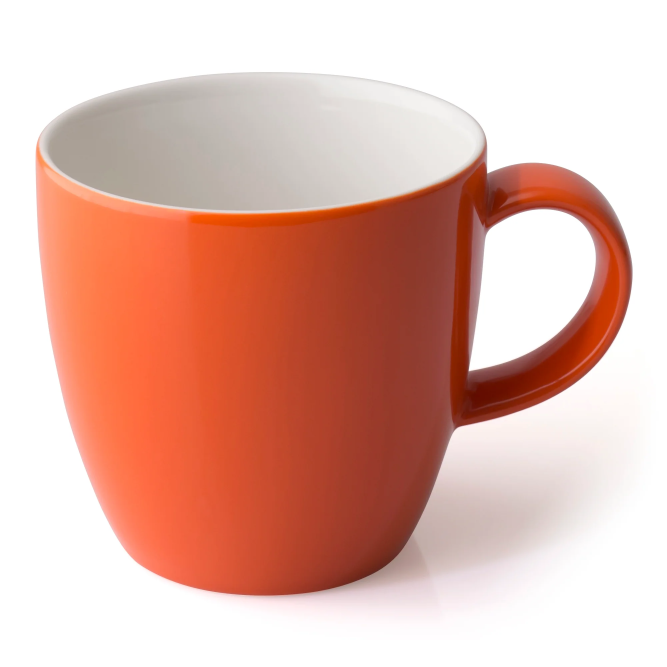
#> input picture red_cup.webp, 2000 x 2000 px (shown at 1/3 size)
$ python untitled3.py
#> lines starting #> are read from the running program, lines starting #| are printed output that depends on the picture; after the words box and inside, x2 and y2 are one past the last pixel; in counts of white or black regions, pixels touching at a corner belong together
#!/usr/bin/env python3
# -*- coding: utf-8 -*-
"""
Created on Sun Mar  9 23:01:32 2025

@author: cmalili
"""

# Question 4: Multiresolution blending using Gaussian/Laplacian pyramids

import cv2
import numpy as np
import matplotlib.pyplot as plt

# Question 4a: Loading images of a strawberry and mango
path_mango = "red_cup.webp"
path_strawberry = "blue_cup.webp"

mango = cv2.imread(path_mango)
#> mango is the input picture: shape (2000, 2000, 3); mean B, G, R 169.3, 181, 225.7
mango = cv2.cvtColor(mango, cv2.COLOR_BGR2RGB)
'''
mango = mango[400:,450:2550]
mango = cv2.resize(mango, None, fx=0.5, fy=0.5)
mango = mango[:720,13:1037]
'''
strawberry = cv2.imread(path_strawberry)
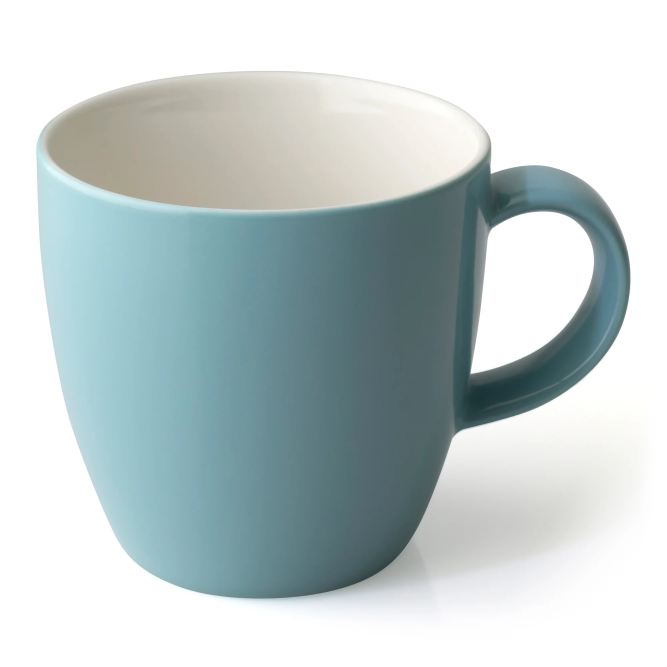
#> input picture blue_cup.webp, 2000 x 2000 px (shown at 1/3 size)
#> strawberry is the input picture: shape (2000, 2000, 3); mean B, G, R 205.3, 204.4, 192.7
strawberry = cv2.cvtColor(strawberry, cv2.COLOR_BGR2RGB)
#strawberry = strawberry[:720,:]

# Make sure both images have the same dimensions
print(f'Original soccerball shape: {strawberry.shape}')
#| Original soccerball shape: (2000, 2000, 3)
print(f'Original basketball shape: {mango.shape}')
#| Original basketball shape: (2000, 2000, 3)

# Ensure both images have exactly the same shape
height = min(mango.shape[0], strawberry.shape[0])
#> height = 2000
width = min(mango.shape[1], strawberry.shape[1])
#> width = 2000
mango = mango[:height, :width]
strawberry = strawberry[:height, :width]

print(f'Adjusted soccerball shape: {strawberry.shape}')
#| Adjusted soccerball shape: (2000, 2000, 3)
print(f'Adjusted basketball shape: {mango.shape}')
#| Adjusted basketball shape: (2000, 2000, 3)

plt.imshow(strawberry)
plt.axis("off")
plt.show()

plt.imshow(mango)
plt.axis("off")
plt.show()

# Question 4b: Creating Gaussian/Laplacian pyramids
# Gaussian pyramid for the mango

kernel = (41, 41)
sigma = 25
def computeLaplacianPyramid(image, levels):
#> called with levels = 4
    residuals = []

    img_copy = image.copy()

    for level in range(levels):

        blurred_image = cv2.GaussianBlur(img_copy, kernel, sigma)
        x, y, _ = blurred_image.shape
        downsample = cv2.resize(blurred_image, (y//2, x//2), fx=0.5, fy=0.5)
        upsample = cv2.resize(downsample, (y, x), fx=2, fy=2, interpolation=cv2.INTER_CUBIC)
        upsample = cv2.GaussianBlur(upsample, kernel, sigma)
        residual = img_copy - upsample
        residuals.append(residual)
        img_copy = downsample
        print(f"Level {level} shape: {img_copy.shape}")
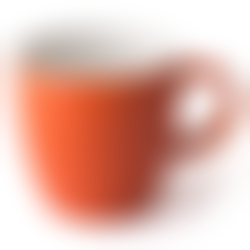
#> blurred_image: shape (250, 250, 3); mean R, G, B 226, 181.2, 169.4
#> after the loop, residuals = 4 items

    return residuals, img_copy

# Define number of levels to use for both images
levels = 4

mango_residuals, mango_downsample = computeLaplacianPyramid(mango, levels)
#> mango_residuals = 4 items
print(f'Mango downsample shape: {mango_downsample.shape}')
#| Mango downsample shape: (125, 125, 3)

# Reconstructing the image from the Gaussian pyramids

def reconstructImage(residuals, downsample):
    residuals_copy = residuals.copy()
#> residuals_copy = 4 items
    residuals_copy.reverse()
    reconstruction = downsample.copy()

    for residual in residuals_copy:
        x, y, _ = reconstruction.shape
        upsample = cv2.resize(reconstruction, (residual.shape[1], residual.shape[0]), interpolation=cv2.INTER_CUBIC)
        upsample = cv2.GaussianBlur(upsample, kernel, sigma)
        reconstruction = upsample + residual
#> this loop made 4 passes
#> (x, y) on passes 1 to 4: (125, 125), (250, 250), (500, 500), (1000, 1000)

    return reconstruction

mango_reconstruction = reconstructImage(mango_residuals, mango_downsample)

mango_diff = np.abs(mango - mango_reconstruction)
#> mango_diff: shape (2000, 2000, 3); every value is 0
mango_diff = mango_diff.mean()
#> mango_diff = 0
print(f"Mean mango difference: {mango_diff}")
#| Mean mango difference: 0.0

# Question 4c : Creating mask for mango and strawberry

# Creating a mask with the same dimensions as the images
x, y, _ = mango.shape
#> x = 2000; y = 2000
mask = np.zeros((x, y, 3))
mask[:, :620, :] = 1

plt.imshow(mask)
plt.axis("off")
plt.title("Mask")
plt.show()
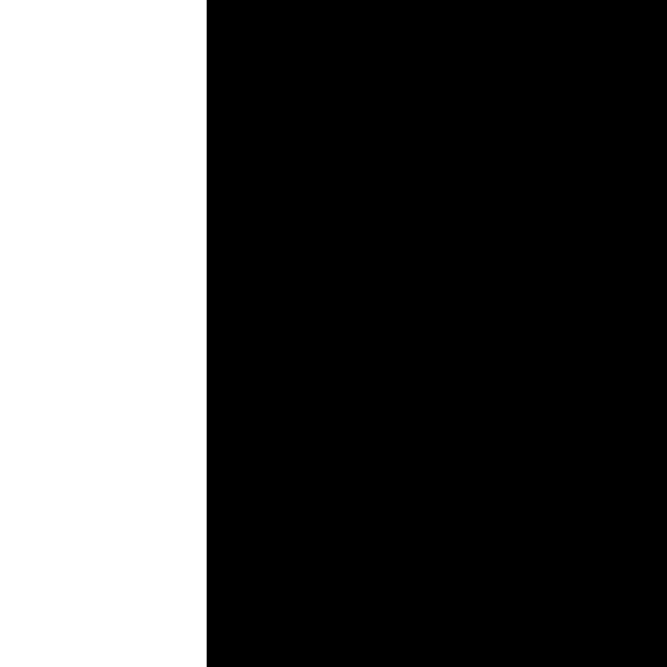
#> shown: shape (2000, 2000, 3) float64 (shown at 1/3 size); values 0 (black) and 1 (white), 31% white; 1 white region, box (x1, y1, x2, y2) and area: (0, 0, 620, 2000) 1240000

# Question 4f: Blending the image of the mango and strawberry using multiresolution blending

# Creating Gaussian pyramids for the mask
def computeGaussianPyramid(mask, levels):
#> called with levels = 4
    pyramid = [mask]
    img_copy = mask.copy()

    for i in range(levels):
        img_copy = cv2.GaussianBlur(img_copy, kernel, sigma)
        x, y, _ = img_copy.shape
        img_copy = cv2.resize(img_copy, (y//2, x//2), fx=0.5, fy=0.5)
        pyramid.append(img_copy)
        print(f"Mask level {i} shape: {img_copy.shape}")

    return pyramid

mask_pyramid = computeGaussianPyramid(mask, levels)

# Laplacian pyramid for strawberry with the same number of levels
strawberry_residuals, strawberry_downsample = computeLaplacianPyramid(strawberry, levels)
#> call 2 of computeLaplacianPyramid, with levels = 4
#> after the loop in computeLaplacianPyramid (call 2), `for level in range(levels):`:
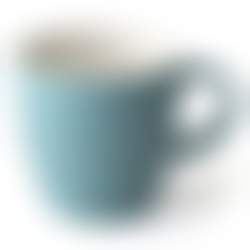
#> blurred_image: shape (250, 250, 3); mean R, G, B 192.9, 204.6, 205.5
#> strawberry_residuals = 4 items
print(f'Strawberry downsample shape: {strawberry_downsample.shape}')
#| Strawberry downsample shape: (125, 125, 3)

# Verify that the shapes match at the bottom level
print(f'Mango downsample shape: {mango_downsample.shape}')
#| Mango downsample shape: (125, 125, 3)
print(f'Strawberry downsample shape: {strawberry_downsample.shape}')
#| Strawberry downsample shape: (125, 125, 3)
print(f'Mask bottom level shape: {mask_pyramid[-1].shape}')

# Blend the bottom level
blended_downsample = (mango_downsample * mask_pyramid[-1] +
                      strawberry_downsample * (1 - mask_pyramid[-1])).astype(np.uint8)

# Blend the residuals
blended_residuals = []
for i, (mango_res, strawberry_res) in enumerate(zip(mango_residuals, strawberry_residuals)):
    mask_level = mask_pyramid[i]
    # Verify shapes
    print(f"Level {i} - Mango: {mango_res.shape}, Strawberry: {strawberry_res.shape}, Mask: {mask_level.shape}")

    blended_residual = (mango_res * mask_level +
                        strawberry_res * (1 - mask_level)).astype(np.uint8)
    blended_residuals.append(blended_residual)
#> this loop made 4 passes
#| Level 0 - Mango: (2000, 2000, 3), Strawberry: (2000, 2000, 3), Mask: (2000, 2000, 3)
#| Level 1 - Mango: (1000, 1000, 3), Strawberry: (1000, 1000, 3), Mask: (1000, 1000, 3)
#| Level 2 - Mango: (500, 500, 3), Strawberry: (500, 500, 3), Mask: (500, 500, 3)
#| Level 3 - Mango: (250, 250, 3), Strawberry: (250, 250, 3), Mask: (250, 250, 3)
#> pass 1, `blended_residual = (mango_res * mask_level + strawberry_res * (1 - mas..`:
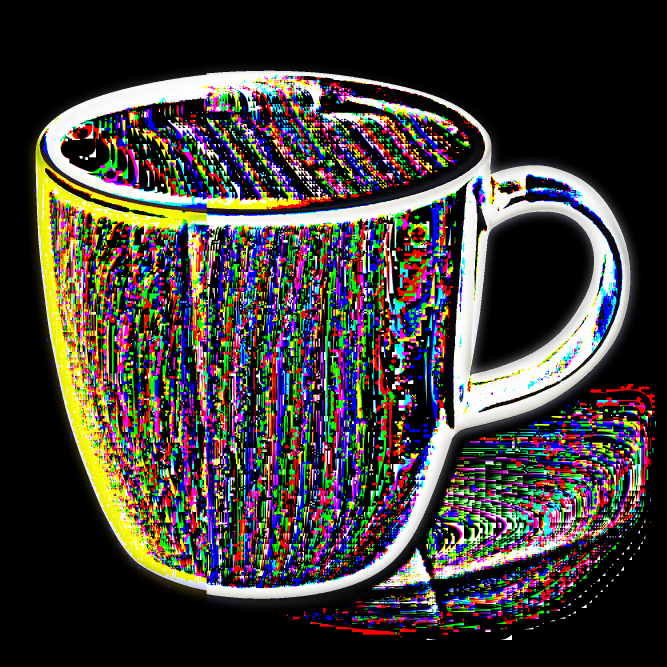
#> blended_residual: shape (2000, 2000, 3) (shown at 1/3 size); mean of channels 0, 1, 2 54.7, 58.5, 63.1; drawn as B, G, R
#> after the loop, blended_residuals = 4 items

# Reconstruct the blended image
blended_image = reconstructImage(blended_residuals, blended_downsample)
#> the loop in reconstructImage (call 2), `for residual in residuals_copy:` made 4 passes
#> pass 1, in reconstructImage (call 2), `reconstruction = upsample + residual`:
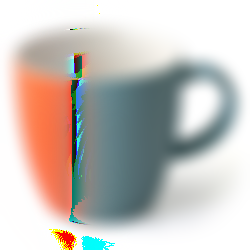
#> reconstruction: shape (250, 250, 3); mean R, G, B 199.2, 193.7, 188.9

# Display results
plt.figure(figsize=(15, 5))

plt.subplot(131)
plt.imshow(mango)
plt.axis("off")
plt.title("Basketball")

plt.subplot(132)
plt.imshow(strawberry)
plt.axis("off")
plt.title("Soccer Ball")

plt.subplot(133)
plt.imshow(blended_image)
plt.axis("off")
plt.title("Blended Image")

plt.tight_layout()
plt.show()

# Also show direct blending and alpha blending for comparison
# Direct blending
direct_blend = (mask * mango + (1 - mask) * strawberry).astype(np.uint8)

# Alpha blending
mask_filtered = cv2.GaussianBlur(mask, (101, 101), 35)
alpha_blend = (mask_filtered * mango + (1 - mask_filtered) * strawberry).astype(np.uint8)
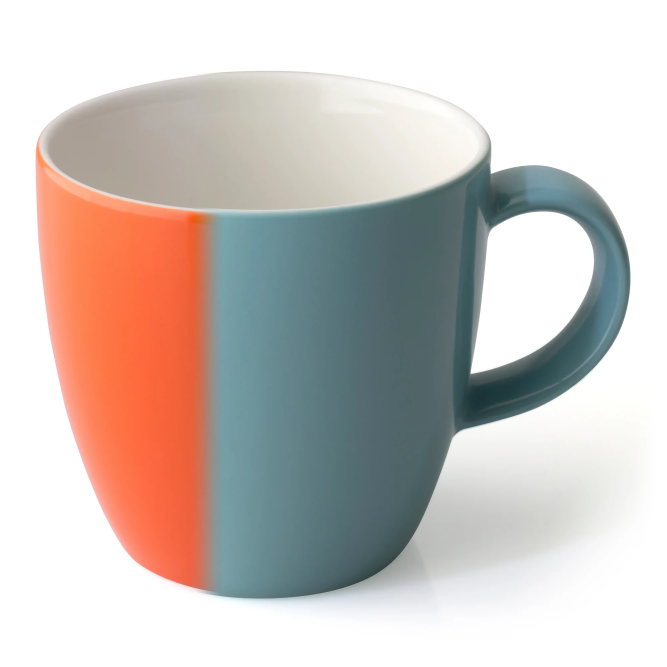
#> alpha_blend: shape (2000, 2000, 3) (shown at 1/3 size); mean R, G, B 203.8, 195.2, 190.6

plt.figure(figsize=(15, 5))

plt.subplot(131)
plt.imshow(direct_blend)
plt.axis("off")
plt.title("Direct Blend")

plt.subplot(132)
plt.imshow(alpha_blend)
plt.axis("off")
plt.title("Alpha Blend")

plt.subplot(133)
plt.imshow(blended_image)
plt.axis("off")
plt.title("Multiresolution Blend")

plt.tight_layout()
plt.show()
